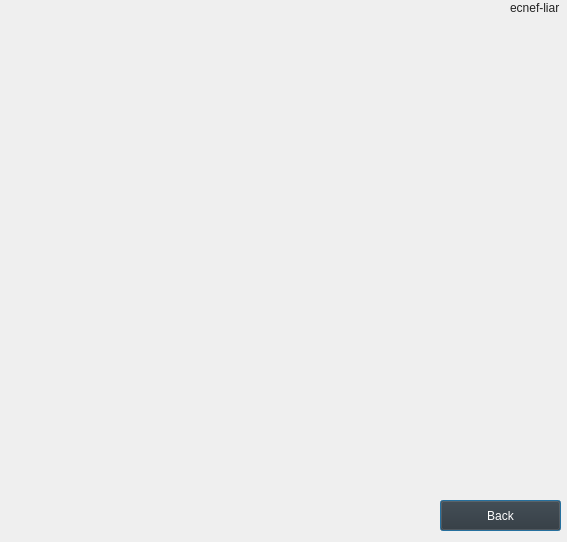
<?xml version="1.0" encoding="UTF-8"?>
<ui version="4.0">
 <class>wall</class>
 <widget class="QDialog" name="wall">
  <property name="geometry">
   <rect>
    <x>0</x>
    <y>0</y>
    <width>567</width>
    <height>542</height>
   </rect>
  </property>
  <property name="windowTitle">
   <string>Dialog</string>
  </property>
  <widget class="QLabel" name="label">
   <property name="geometry">
    <rect>
     <x>-10</x>
     <y>-40</y>
     <width>581</width>
     <height>611</height>
    </rect>
   </property>
   <property name="styleSheet">
    <string notr="true">border-image: url(:/img/images/wallxxd.png);</string>
   </property>
   <property name="text">
    <string/>
   </property>
  </widget>
  <widget class="QPushButton" name="pushButton">
   <property name="geometry">
    <rect>
     <x>440</x>
     <y>500</y>
     <width>121</width>
     <height>31</height>
    </rect>
   </property>
   <property name="styleSheet">
    <string notr="true">color: rgb(255, 255, 255);
background-color: rgb(47, 47, 48);</string>
   </property>
   <property name="text">
    <string>Back</string>
   </property>
  </widget>
  <widget class="QLabel" name="label_3">
   <property name="geometry">
    <rect>
     <x>510</x>
     <y>0</y>
     <width>61</width>
     <height>16</height>
    </rect>
   </property>
   <property name="text">
    <string>&lt;html&gt;&lt;head/&gt;&lt;body&gt;&lt;p&gt;&lt;span style=&quot; color:#222222;&quot;&gt;ecnef-liar&lt;/span&gt;&lt;/p&gt;&lt;/body&gt;&lt;/html&gt;</string>
   </property>
  </widget>
 </widget>
 <resources/>
 <connections/>
</ui>
